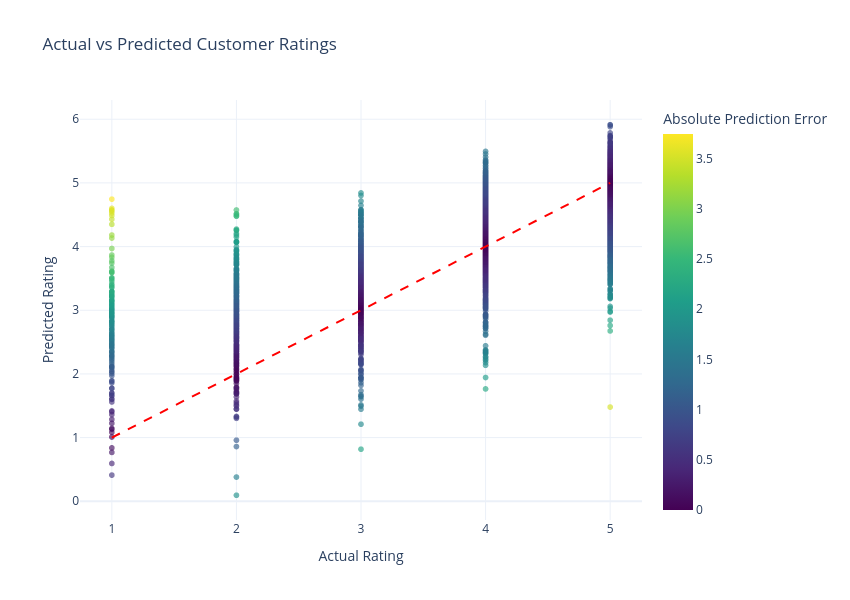

This figure's notebook cell:
### Code cell
regression_res = pd.DataFrame({
    'Actual': np.asarray(y_test).ravel(),
    'Predicted': np.asarray(y_pred).ravel()
})

# Calculate prediction errors
regression_res['Residual'] = (regression_res['Actual'] - regression_res['Predicted'])

regression_res['Absolute_Error'] = (regression_res['Residual'].abs())

# Interactive scatter plot
fig = px.scatter(
    regression_res,
    x='Actual',
    y='Predicted',
    color='Absolute_Error',
    color_continuous_scale='Viridis',
    opacity=0.65,
    hover_data=['Residual', 'Absolute_Error'],
    title='Actual vs Predicted Customer Ratings',
    labels={
        "Actual": "Actual Rating",
        "Predicted": "Predicted Rating",
        "Absolute_Error": "Absolute Prediction Error"
    }
)

# Ideal prediction line
fig.add_shape(
    type='line',
    x0=1, y0=1,
    x1=5, y1=5,
    line=dict(color='red', dash='dash', width=2)
)

fig.update_layout(template='plotly_white', width=850, height=600)

fig.show()


print("MAE:", round(mean_absolute_error(y_test, y_pred), 4))
print("RMSE:", round(np.sqrt(mean_squared_error(y_test, y_pred)), 4))
print("R² Score:", round(r2_score(y_test, y_pred), 4))

### Figure 1 — Plotly figure (JSON) as saved in the notebook; plotly's stock layout.template omitted (floating-point values rounded to 4 significant figures; data arrays with more than 128 entries replaced by an {"elided": "..."} marker saying what was removed)
{"data": [{"customdata": {"elided": "4697x2 float values"}, "hovertemplate": "Actual Rating=%{x}<br>Predicted Rating=%{y}<br>Residual=%{customdata[0]}<br>Absolute Prediction Error=%{marker.color}<extra></extra>", "legendgroup": "", "marker": {"color": {"elided": "4697 float values"}, "coloraxis": "coloraxis", "opacity": 0.65, "symbol": "circle"}, "mode": "markers", "name": "", "showlegend": false, "type": "scattergl", "x": {"elided": "4697 int values"}, "xaxis": "x", "y": {"elided": "4697 float values"}, "yaxis": "y"}], "layout": {"coloraxis": {"autocolorscale": false, "colorbar": {"title": {"text": "Absolute Prediction Error"}}, "colorscale": [[0, "#440154"], [0.1111, "#482878"], [0.2222, "#3e4989"], [0.3333, "#31688e"], [0.4444, "#26828e"], [0.5556, "#1f9e89"], [0.6667, "#35b779"], [0.7778, "#6ece58"], [0.8889, "#b5de2b"], [1, "#fde725"]]}, "height": 600, "legend": {"tracegroupgap": 0}, "shapes": [{"line": {"color": "red", "dash": "dash", "width": 2}, "type": "line", "x0": 1, "x1": 5, "y0": 1, "y1": 5}], "title": {"text": "Actual vs Predicted Customer Ratings"}, "width": 850, "xaxis": {"anchor": "y", "domain": [0, 1], "title": {"text": "Actual Rating"}}, "yaxis": {"anchor": "x", "domain": [0, 1], "title": {"text": "Predicted Rating"}}}}
